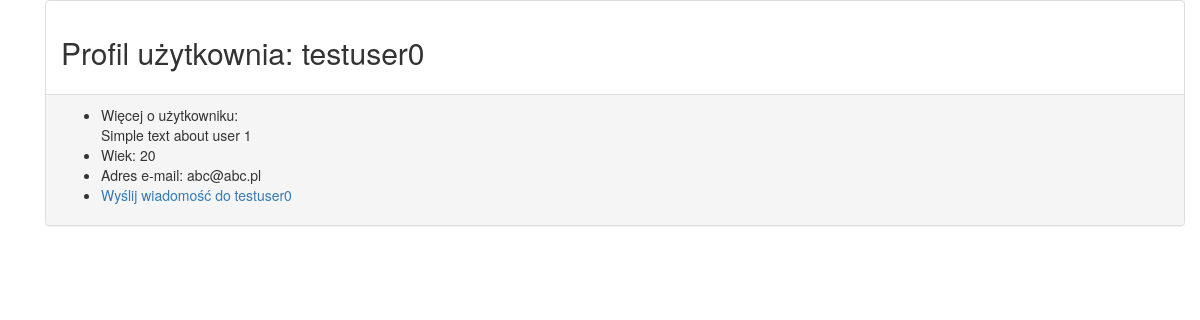
The app's page /user.php?userId=1 with its own data.
### tables this page shows
CREATE TABLE `UsersInfo` (
  `id` int(11) NOT NULL,
  `userId` int(255) NOT NULL,
  `aboutMe` varchar(255) NOT NULL,
  `age` int(2) NOT NULL
);

CREATE TABLE `Users` (
  `id` int(11) NOT NULL,
  `email` varchar(255) NOT NULL,
  `username` varchar(255) NOT NULL,
  `hash_pass` varchar(60) NOT NULL
);

### src/UserExtended.php (called while the page is built, shortened)
<?php
require_once __DIR__ . '/User.php';
class UserExtended extends User {
    private $aboutMe;
    private $age;
    public function __construct($userId) {
        $this->aboutMe = '';
        $this->age = '';
    }
    public function getAboutMe() {
        return $this->aboutMe;
    }
    public function getAge() {
        return $this->age;
    }
    public function setAboutMe($aboutMe) {
        $this->aboutMe = $aboutMe;
    }
    public function setAge($age) {
        $this->age = $age;
    }
    static public function loadMoreAboutUser(PDO $conn, $id) {
        $stmt = $conn->prepare('SELECT Users.id, Users.username, Users.email, UsersInfo.aboutMe, UsersInfo.age, UsersInfo.userId FROM Users JOIN UsersInfo ON Users.id = UsersInfo.userId WHERE Users.id = :id');
        $result = $stmt->execute(['id' => $id]);
        if ($result === true && $stmt->rowCount() == 1) {
            $row = $stmt->fetch(PDO::FETCH_ASSOC);
            $loadedUserDetails = new UserExtended($id);
            $loadedUserDetails->setUsername($row['username']);
            $loadedUserDetails->setEmail($row['email']);
            $loadedUserDetails->setAboutMe($row['aboutMe']);
            $loadedUserDetails->setAge($row['age']);
            return $loadedUserDetails;
        }
    }
}

### src/User.php (called while the page is built, shortened)
<?php
class User
{
    private $username;
    private $email;
    public function getUsername() {
        return $this->username;
    }
    public function getEmail() {
        return $this->email;
    }
    public function setUsername($username) {
        $this->username = $username;
    }
    public function setEmail($email) {
        $this->email = $email;
    }
}

### user.php (the view)
<?php
include __DIR__ . '/header.php';
require_once __DIR__ . '/src/UserExtended.php';
require_once __DIR__ . '/connection.php';
echo '<div class="container"><div class="container">';
if ($_SERVER['REQUEST_METHOD'] == 'GET') {
    if (isset ($_GET['userId'])) {
        $userId = intval($_GET['userId']);
        $user = UserExtended::loadMoreAboutUser($conn, $userId);
        if ($user != null) {
            echo '<div class="panel panel-default"><div class="panel-body">';
            echo '<h2>Profil użytkownia: '.$user->getUsername().'</h2>';
            echo '</div><div class="panel-footer"><ul>';
            echo '<li>Więcej o użytkowniku:<br>'.$user->getAboutMe().'</li>';
            echo '<li>Wiek: '.$user->getAge().'</li>';
            echo '<li>Adres e-mail: '.$user->getEmail().'</li>';
            echo '<li><a href="sendMsg.php?sentTo='.$userId.'">Wyślij wiadomość do '.$user->getUsername().'</a></li></ul></div></div>';
        }
        else {
            echo 'Błedne ID użytkownika <br><a href="index.php">Wróc na stronę główną</a>';
        }
    }
}
echo '</div></div>';
include __DIR__ . '/footer.php';

### records on screen
usersinfo: userId.username "testuser0", aboutMe "Simple text about user 1", age "20", userId.email "abc@abc.pl"
